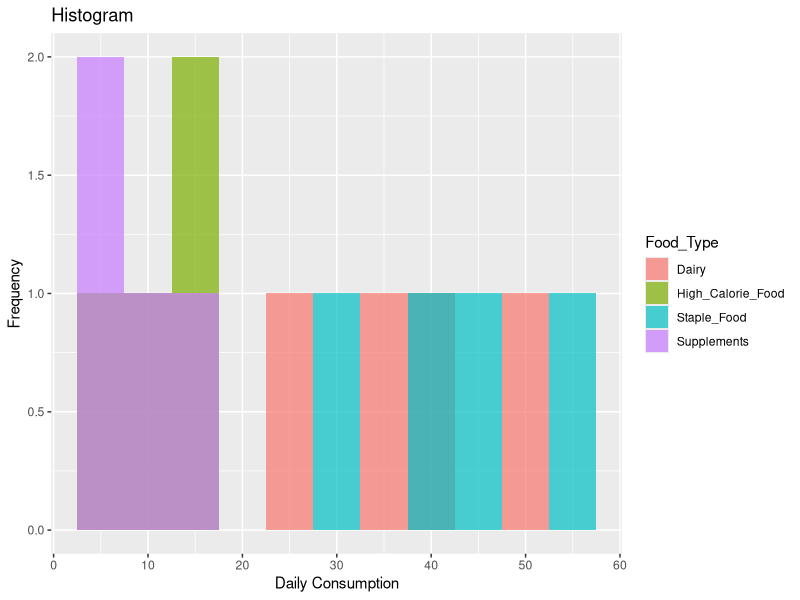

R code for this plot:
# Install and load the ggplot2 library if not already installed
# install.packages("ggplot2")
library(ggplot2)

# Create a data frame with the provided data
data <- data.frame(
  Age = c("0-10", "11-30", "31-50", "51-80"),
  Dairy = c(50, 35, 25, 40),
  Staple_Food = c(30, 45, 55, 40),
  High_Calorie_Food = c(10, 15, 13, 4),
  Supplements = c(10, 5, 7, 16)
)

# Reshape the data for plotting
data_long <- tidyr::gather(data, key = "Food_Type", value = "Daily_Consumption", -Age)

# Histogram
print(ggplot(data_long, aes(x = Daily_Consumption, fill = Food_Type)) +
        geom_histogram(binwidth = 5, position = "identity", alpha = 0.7) +
        labs(title = "Histogram", x = "Daily Consumption", y = "Frequency"))


